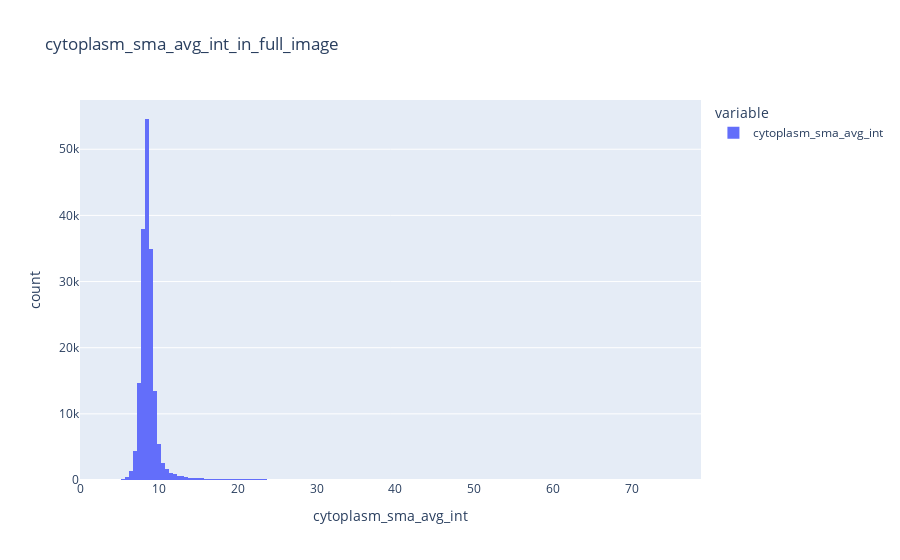

This figure's notebook cell:
### Markdown cell above
<h3>Plot average intensities</h3>

### Code cell
# Select all column names in 'final_df' that contain the substring 'avg_int'
avg_int_columns = [col for col in final_df.columns if 'avg_int' in col]

# Loop over all extracted channel average intensities
for column_name in avg_int_columns:

    # Plot the average_intensity distribution in order to make an informed decision on the threshold
    for roi_name in roi_names:

        # Filter rows in final_df where ROI matches roi_name 
        filtered_df = final_df[(final_df["ROI"] == roi_name)]

        # Get the values of the 'label' column in filtered_df as a list
        avg_int_values = filtered_df[column_name]

        # Plot a histogram with 256 bins and a title indicating the column and ROI
        fig = px.histogram(avg_int_values, nbins=256, 
                           title=f"{column_name}_in_{roi_name}",
                           labels={'value': column_name, 'count': 'Frequency'},
                           range_x=[0, avg_int_values.max()])
        
        # Show the plot
        fig.show()

### Figure 1 — Plotly figure (JSON) as saved in the notebook; plotly's stock layout.template omitted (floating-point values rounded to 4 significant figures; data arrays with more than 128 entries replaced by an {"elided": "..."} marker saying what was removed)
{"data": [{"bingroup": "x", "hovertemplate": "variable=cytoplasm_sma_avg_int<br>cytoplasm_sma_avg_int=%{x}<br>count=%{y}<extra></extra>", "legendgroup": "cytoplasm_sma_avg_int", "marker": {"color": "#636efa", "pattern": {"shape": ""}}, "name": "cytoplasm_sma_avg_int", "nbinsx": 256, "orientation": "v", "showlegend": true, "type": "histogram", "x": {"elided": "179721 float values"}, "xaxis": "x", "yaxis": "y"}], "layout": {"barmode": "relative", "legend": {"title": {"text": "variable"}, "tracegroupgap": 0}, "title": {"text": "cytoplasm_sma_avg_int_in_full_image"}, "xaxis": {"anchor": "y", "domain": [0, 1], "range": [0, 78.75], "title": {"text": "cytoplasm_sma_avg_int"}}, "yaxis": {"anchor": "x", "domain": [0, 1], "title": {"text": "count"}}}}
